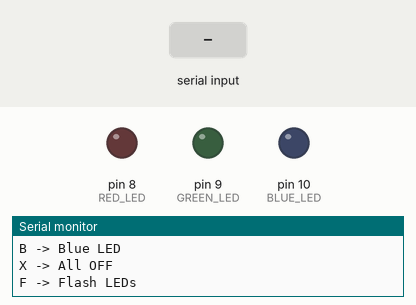
The sketch below on a simulated Arduino Uno, built with avr-gcc and run on an emulated ATmega328P. Shown: output pins drawn as LEDs (lit = HIGH), the last lines printed to the serial monitor. Dashed ring = blinking. Inputs (shaded band) come from the test bench.

Above: at 1.2 s.
1.3 s: "F" received over Serial
At 1.45 s:
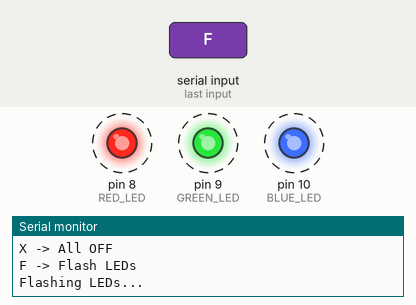
4.3 s: "R" received over Serial
At 5.5 s:
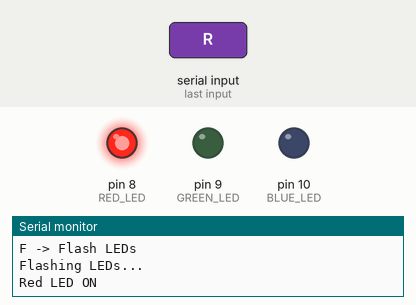
5.8 s: "G" received over Serial
At 6.9 s:
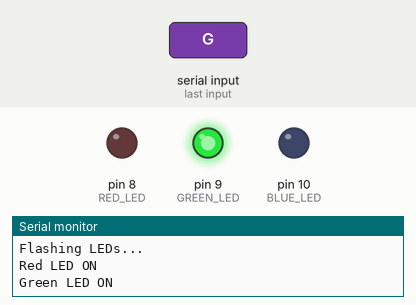
7.3 s: "B" received over Serial
At 8.0 s:
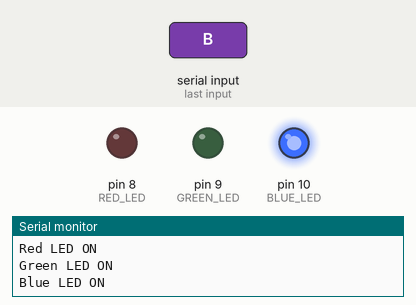
Timing chart, 0 to 9.8 s (numbered marks = the images above; inputs shaded):
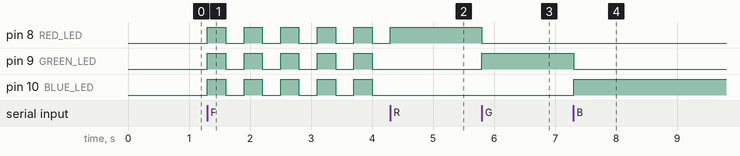

Measured:
- after the input at 1.3 s, pin 8 (RED_LED), pin 9 (GREEN_LED), pin 10 (BLUE_LED): alternates HIGH for 0.30 s and LOW for 0.30 s, starting at once
- after the input at 4.3 s, pin 8 (RED_LED): LOW → HIGH at once
- after the input at 5.8 s, pin 8 (RED_LED): HIGH → LOW at once; pin 9 (GREEN_LED): LOW → HIGH at once
- after the input at 7.3 s, pin 9 (GREEN_LED): HIGH → LOW at once; pin 10 (BLUE_LED): LOW → HIGH at once

The sketch:

bt_led_control.ino
```cpp
/*
  Bluetooth LED Controller (HC-05 + Arduino)
  Author - Rajan Nanda
  Date - 7-7-2026

  Commands:
  R - Red LED ON
  G - Green LED ON
  B - Blue LED ON
  X - All LEDs OFF
  F - Flash all LEDs 5 times
*/

const int RED_LED = 8;
const int GREEN_LED = 9;
const int BLUE_LED = 10;

char command;

void setup() {

  pinMode(RED_LED, OUTPUT);
  pinMode(GREEN_LED, OUTPUT);
  pinMode(BLUE_LED, OUTPUT);

  digitalWrite(RED_LED, LOW);
  digitalWrite(GREEN_LED, LOW);
  digitalWrite(BLUE_LED, LOW);

  Serial.begin(9600);

  Serial.println("=== Bluetooth LED Controller ===");
  Serial.println("Commands:");
  Serial.println("R -> Red LED");
  Serial.println("G -> Green LED");
  Serial.println("B -> Blue LED");
  Serial.println("X -> All OFF");
  Serial.println("F -> Flash LEDs");
}

void loop() {

  if (Serial.available()) {

    command = Serial.read();

    switch (command) {

      case 'R':
        digitalWrite(RED_LED, HIGH);
        digitalWrite(GREEN_LED, LOW);
        digitalWrite(BLUE_LED, LOW);
        Serial.println("Red LED ON");
        break;

      case 'G':
        digitalWrite(RED_LED, LOW);
        digitalWrite(GREEN_LED, HIGH);
        digitalWrite(BLUE_LED, LOW);
        Serial.println("Green LED ON");
        break;

      case 'B':
        digitalWrite(RED_LED, LOW);
        digitalWrite(GREEN_LED, LOW);
        digitalWrite(BLUE_LED, HIGH);
        Serial.println("Blue LED ON");
        break;

      case 'X':
        allOff();
        Serial.println("All LEDs OFF");
        break;

      case 'F':
        Serial.println("Flashing LEDs...");
        flashLEDs();
        break;

      default:
        Serial.println("Unknown Command");
        break;
    }
  }
}

void allOff() {
  digitalWrite(RED_LED, LOW);
  digitalWrite(GREEN_LED, LOW);
  digitalWrite(BLUE_LED, LOW);
}

void allOn() {
  digitalWrite(RED_LED, HIGH);
  digitalWrite(GREEN_LED, HIGH);
  digitalWrite(BLUE_LED, HIGH);
}

void flashLEDs() {

  for (int i = 0; i < 5; i++) {

    allOn();
    delay(300);

    allOff();
    delay(300);
  }
}
```
